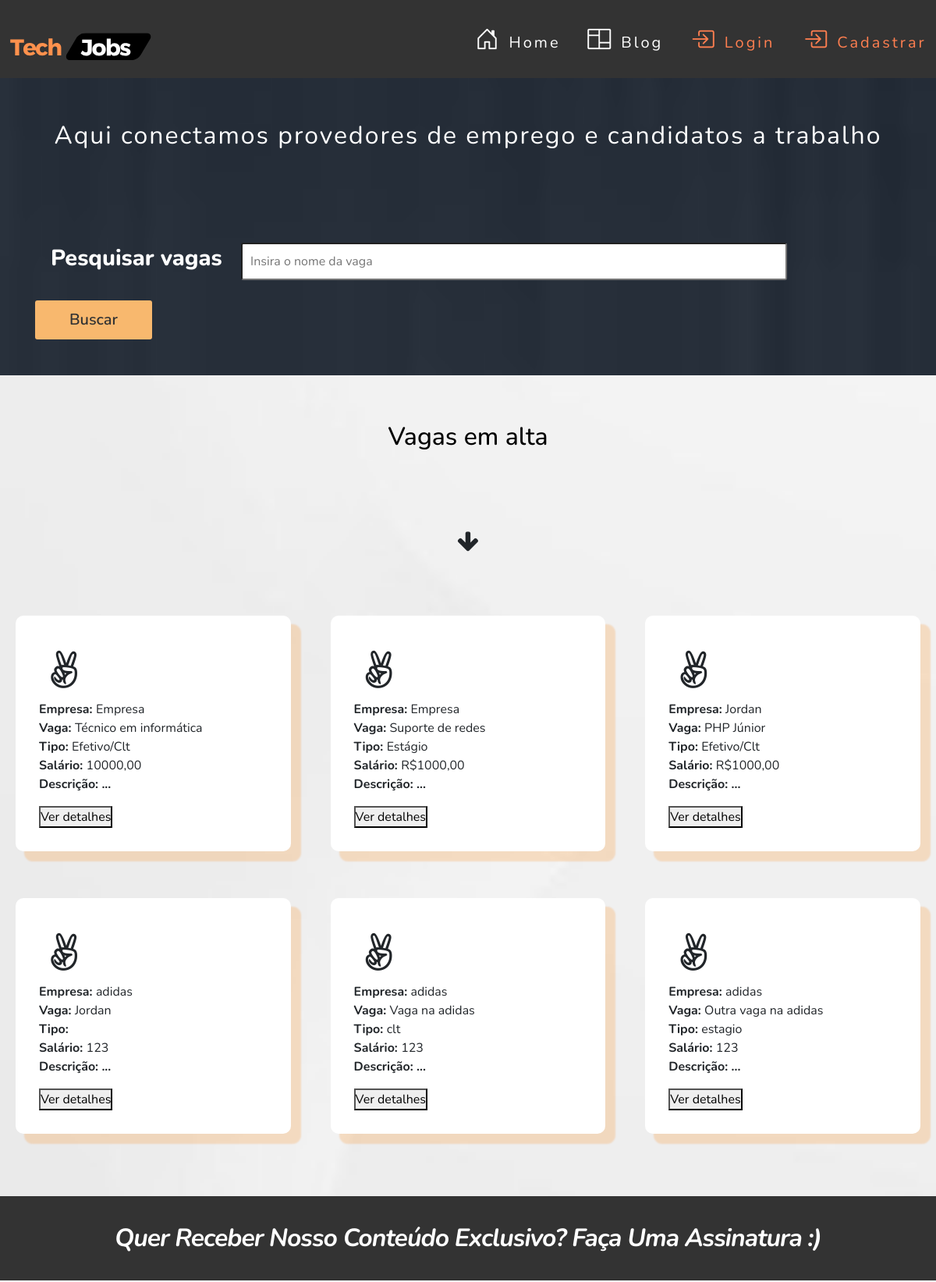
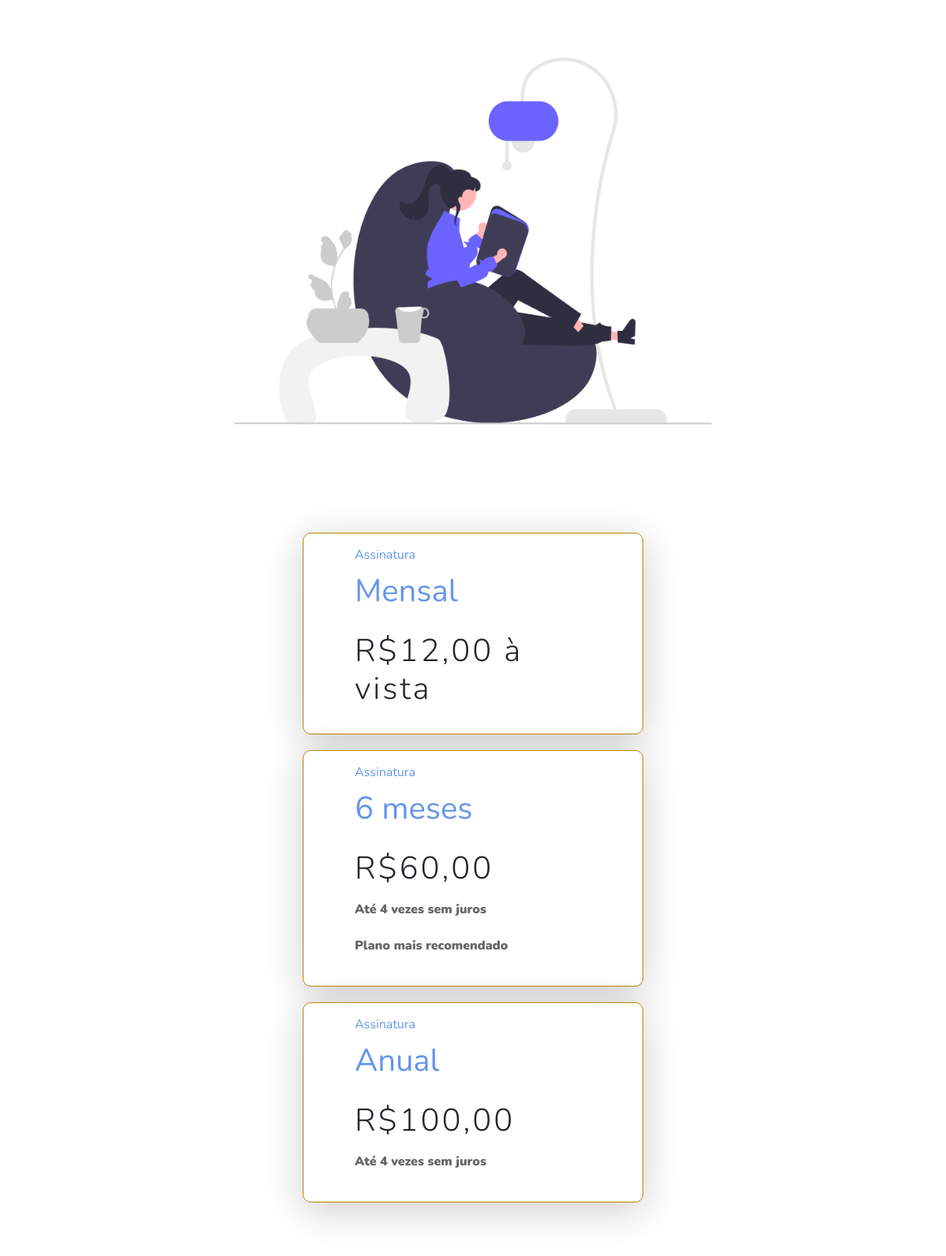
The app's page /view/index.php (upper part) with its own data (2 pictures, top to bottom).
### tables this page shows
CREATE TABLE `vaga` (
  `id` int NOT NULL,
  `nome` varchar(50) NOT NULL,
  `tipo` varchar(30) NOT NULL,
  `descricao` longtext NOT NULL,
  `salario` varchar(50) NOT NULL,
  `carga_horaria` varchar(100) NOT NULL,
  `data_publicacao` date NOT NULL,
  `data_expiracao` date NOT NULL,
  `usuario_id` int DEFAULT NULL
);

CREATE TABLE `usuario` (
  `id` int NOT NULL,
  `nome` varchar(40) DEFAULT NULL,
  `razao_social` varchar(50) DEFAULT NULL,
  `cpf` varchar(20) DEFAULT NULL,
  `cnpj` varchar(18) DEFAULT NULL,
  `senha` varchar(50) DEFAULT NULL,
  `email` varchar(50) NOT NULL,
  `sexo` varchar(20) DEFAULT NULL,
  `ddi` varchar(6) DEFAULT NULL,
  `ddd` varchar(20) DEFAULT NULL,
  `numero` varchar(17) DEFAULT NULL,
  `cep` varchar(15) DEFAULT NULL,
  `cidade` varchar(30) DEFAULT NULL,
  `logradouro` varchar(10) DEFAULT NULL,
  `bairro` varchar(30) DEFAULT NULL,
  `lote` varchar(10) DEFAULT NULL,
  `rua` varchar(30) DEFAULT NULL,
  `complemento` varchar(20) DEFAULT NULL,
  `perfil_id` int DEFAULT NULL
);

### src/database/conexao.php (called while the page is built)
<?php
class Conexao
{
    public static function getConexao()
    {
        try {
            return new PDO("mysql:host=127.0.0.1;dbname=techjobsdb", "root", "");
        } catch (\PDOException $e) {
            echo 'Error ao conectar com banco de dados. ' . $e->getMessage();
            return null;
        }
    }
}

### src/dao/vagadao.php (called while the page is built, shortened)
<?php
include_once __DIR__ . '/../database/conexao.php';
class  VagaDAO
{
    private $dbh;
    public function __construct()
    {
        $this->dbh = Conexao::getConexao();
    }
    public function getAll()
    {
        $query = "SELECT * FROM vaga";
        $stmt = $this->dbh->query($query);
        $rows = $stmt->fetchAll();
        $this->dbh = null;
        return $rows;
    }
}

### src/dao/usuariodao.php (called while the page is built, shortened)
<?php
include_once __DIR__ . '/../database/conexao.php';
class  UsuarioDAO
{
    private $dbh;
    public function __construct()
    {
        $this->dbh = Conexao::getConexao();
    }
    public function getById($id)
    {
        $query = "SELECT * FROM usuario WHERE id = :id";
        $stmt = $this->dbh->prepare($query);
        $stmt->bindParam(":id", $id);
        $stmt->execute();
        $row = $stmt->fetch(PDO::FETCH_BOTH);
        $this->dbh = null;
        return $row;
    }
}

### vaga/all.php (the view, shortened to what this page needs)
<?php
require_once __DIR__ . '/../src/dao/vagadao.php';
require_once __DIR__ . '/../src/dao/usuariodao.php';
$dao = new VagaDAO();
$vagas = $dao->getAll();
foreach ($vagas
         as $vaga) { ?>
    <?php
    $id = $vaga['usuario_id'];
    $dao = new UsuarioDAO();
    $usuario = $dao->getById($id);
    ?>
    <article>
        <div class="icon"><i class="fa fa-3x fa-angellist"></i></div>
        <?php echo '<strong>Empresa: </strong>' . $usuario[1] ?><br>
        <div class="content" title="<?= $vaga['descricao'] ?>">
            <?php echo '<strong>Vaga: </strong>' . $vaga['nome'] ?><br>
            <p><?php echo '<strong>Tipo: </strong> ' . $vaga['tipo'] ?><br>
                <?php echo '<strong>Salário: </strong> ' . $vaga['salario'] ?><br>
                <?php echo '<strong>Descrição: ...</strong> '; ?>
            </p>
            <span>
               <a href="../vaga/candidatar.php?id=<?= $vaga['id'] ?>">
                    <button type="submit"
                            class="btn-orange">Ver detalhes</button>
               </a>
            </span>
        </div>
    </article>
<?php } ?>

### assets/css/style.css (style rules this page uses)
* { margin: 0; padding: 0; box-sizing: border-box; font-family: Nunito, Arial, Helvetica, sans-serif; }
body { background-color: #eee; animation-name: FadeIn; animation-duration: .6s; animation-delay: .5s; animation-timing-function: ease-in-out; animation-fill-mode: backwards; animation-direction: alternate; font-family: Arial, Helvetica, sans-serif; background: url("../img/0-white-bg-1.jpeg"); background-size: cover; overflow-x: hidden; }
.main-blog .main-blog-content article { flex-basis: calc(33% - 30px); margin-bottom: 60px; border: none #e2dddd; border-radius: 10px; background-color: #fff; box-shadow: 12px 12px 2px 1px rgba(255, 132, 0, 0.2); padding: 30px; }
.main-blog .main-blog-content article .icon { padding: 15px; margin: 0 auto; }
a { text-decoration: none }

### records on screen
vaga: usuario.nome "Empresa", nome "Técnico em informática", tipo "Efetivo/Clt", salario "10000,00"
vaga: usuario.nome "Empresa", nome "Suporte de redes", tipo "Estágio", salario "R$1000,00"
vaga: usuario.nome "Jordan", nome "PHP Júnior", tipo "Efetivo/Clt", salario "R$1000,00"
vaga: usuario.nome "adidas", nome "Jordan", salario "123"
vaga: usuario.nome "adidas", nome "Vaga na adidas", tipo "clt", salario "123"
vaga: usuario.nome "adidas", nome "Outra vaga na adidas", tipo "estagio", salario "123"
